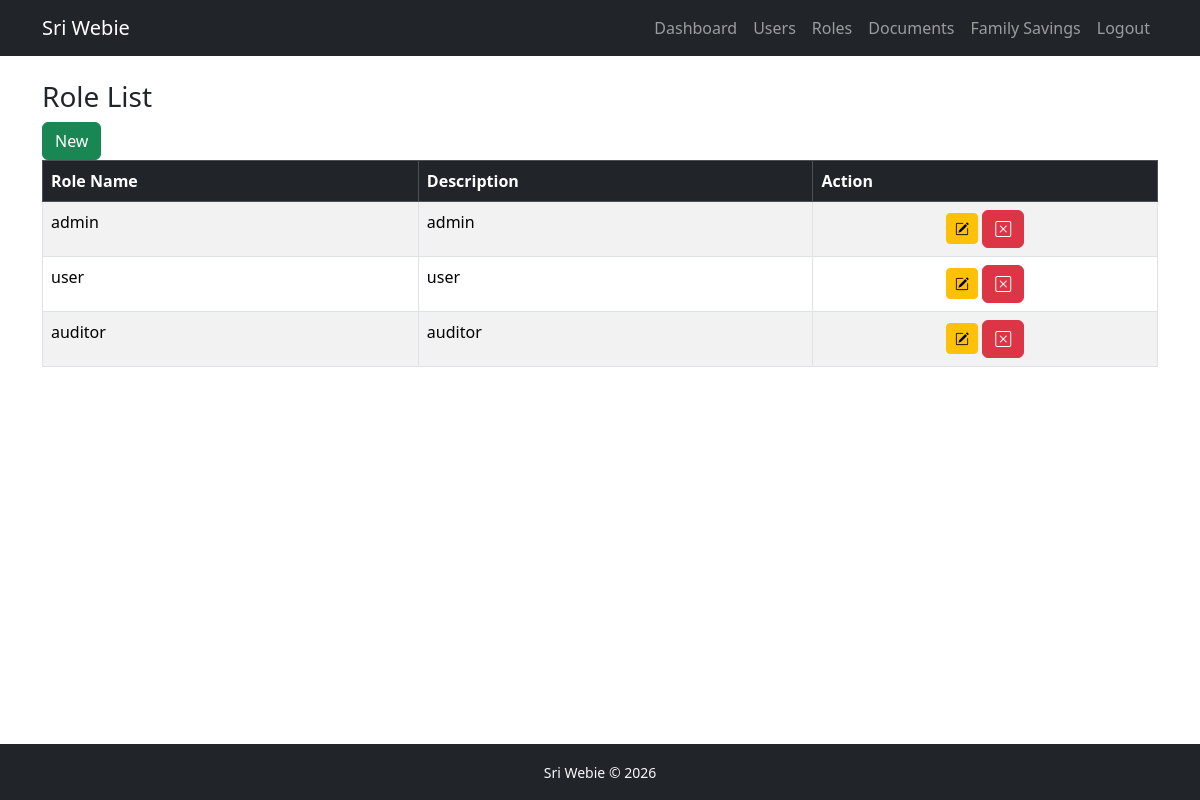
Page /roles/ (signed in) on the earlier database version.
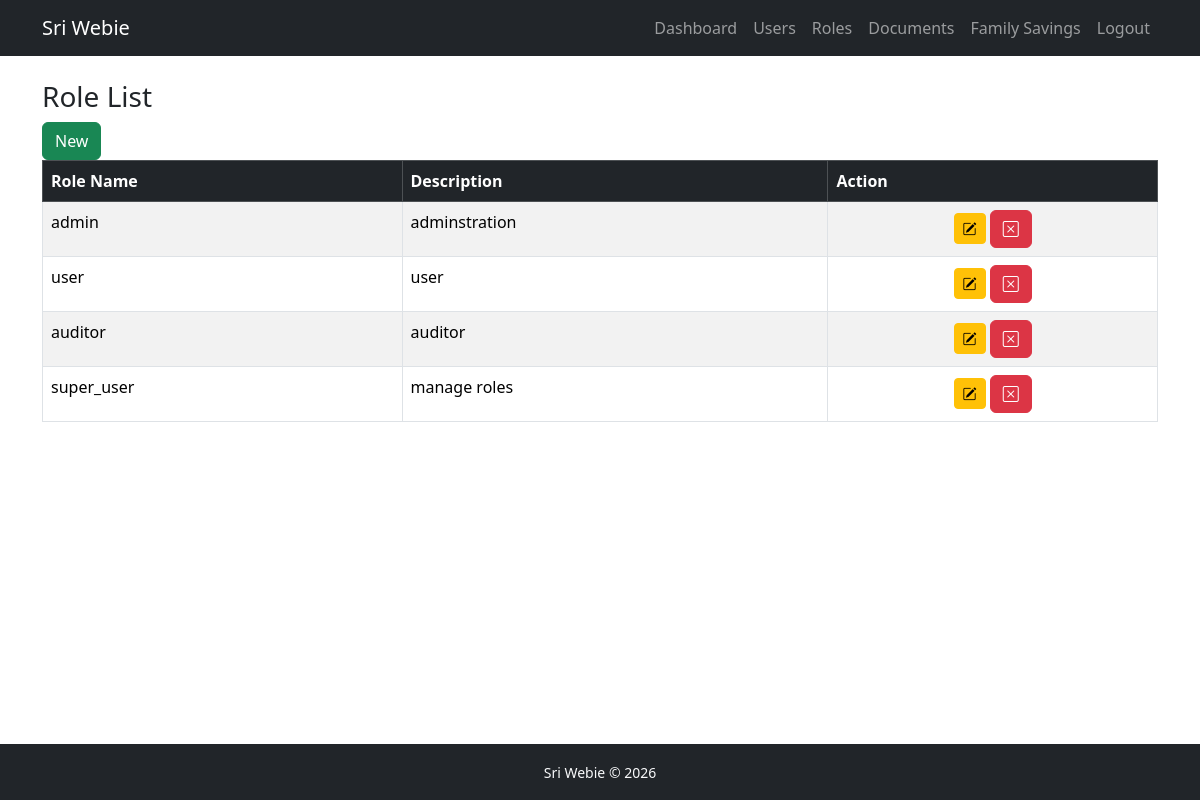
Same page on the later database version.
### users/models.py (models this page shows, shortened)
class Role(models.Model):
    role_name =models.CharField(unique=True)
    description = models.TextField()
    def __init__(self, *args, **kwargs):
        super().__init__(*args, **kwargs)

### users/views.py (the view)
# urls.py: path('roles/', role_list, name="role_list"),
@login_required
def role_list(request):
    if not (is_admin(request.user) or is_auditor(request.user)):
        return HttpResponseForbidden("Access Denied")
    roles = Role.objects.all()
    return render(request, "users/role_list.html", {"roles": roles})

### users/views.py (called while the page is built)
def is_admin(user):
    return user.role and user.role.role_name == 'admin'

### users/templates/users/role_list.html (shortened to what this page needs)
{%extends "users/base.html"%}
{%block content%}
    <h3>Role List</h3>
    {%if request.user.role.role_name == "admin" %}
        <a href="/roles/create/" class="btn btn-success">New</a>
    {%endif%}
    <table class="table table-bordered table-striped">
        <thead class="table-dark">
            <tr>
                <th>Role Name</th>
                <th>Description</th>
                <th>Action</th>
            </tr>
        </thead>
        <tbody>
            {%for r in roles%}
                <tr>
                    <td>{{r.role_name}}</td>
                    <td>{{r.description}}</td>
                    <td class="text-center">
                        {% if request.user.role.role_name == "admin" %}
                            <a href="/roles/{{r.id}}/edit/" class="btn btn-sm btn-warning"><i class="bi bi-pencil-square"></i></a>
                            <a href="/roles/{{r.id}}/delete/" class="btn btn-danger"><i class="bi bi-x-square"></i></a>
                        {% endif %}
                    </td>
                </tr>
            {%endfor%}
        </tbody>
    </table>
{%endblock%}

Differences in the rows shown:
changed Role "admin": description "admin" → "adminstration"
added Role: role_name "super_user", description "manage roles"
